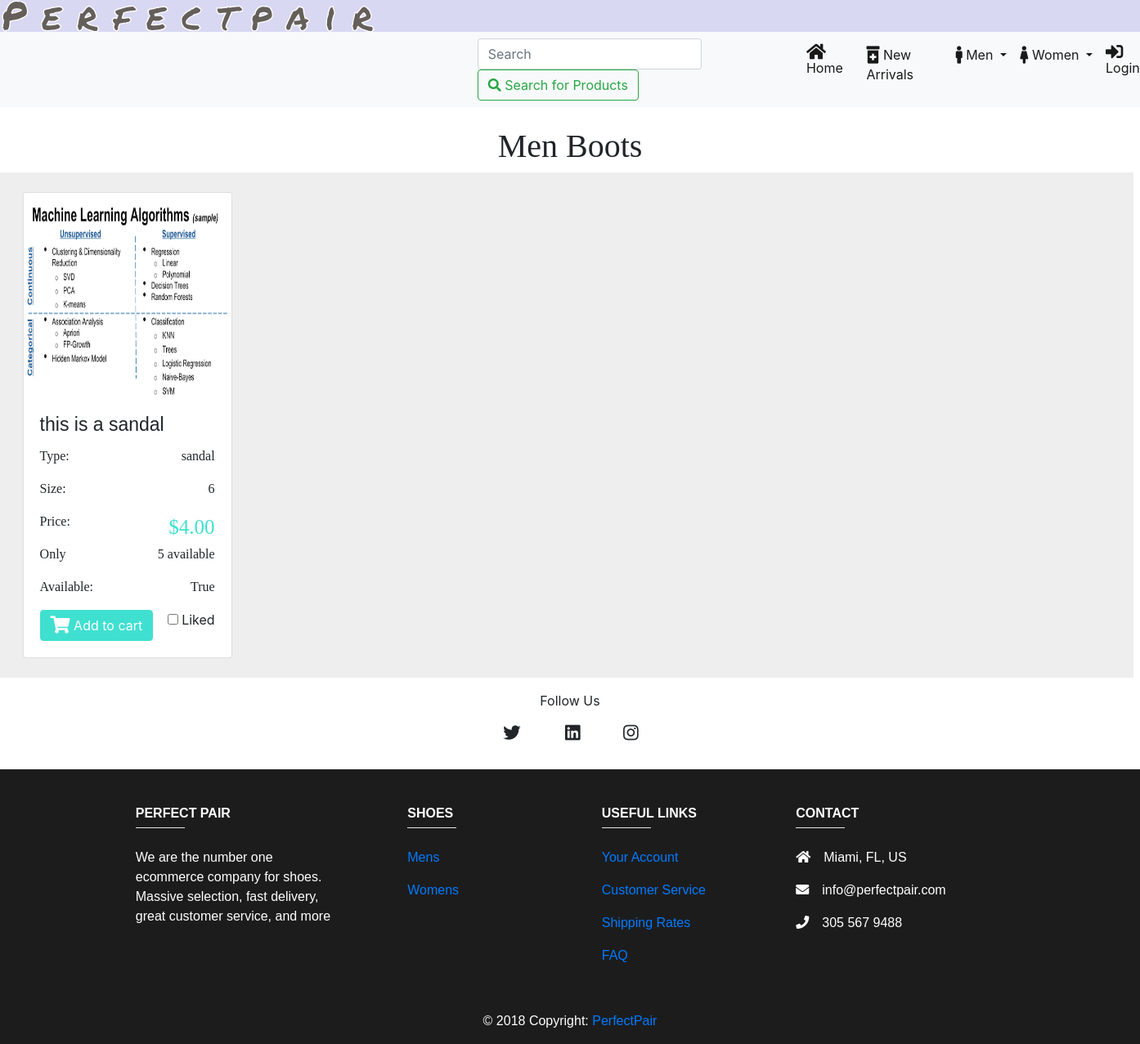
The app's page /shoe/men_sandals with its own data.
### shoe/models.py (models this page shows, shortened)
class Shoe(models.Model):
	name 			= models.CharField(max_length=30, default="Boosts")
	image 			= models.ImageField(upload_to='shoe/', blank=True, null=True)
	style 			= models.CharField(max_length=20, default="sneakers")
	size 			= models.IntegerField(default=10)
	color 			= models.CharField(max_length=20, default="blue")
	brand 			= models.CharField(max_length=20, default="Nike")
	price 			= models.DecimalField(max_digits=4, decimal_places=2, default=4.00)
	availability 	= models.BooleanField(default=True)
	new 			= models.BooleanField(default=True)
	stock 			= models.IntegerField(default=5)
	gender_choices 	= (
        ('M', 'Male'),
        ('F', 'Female'),
    )
	gender 			= models.CharField(max_length=1, choices=gender_choices, default="M")
	date 			= models.DateField(("Date"), default=datetime.date.today)
	like 			= models.BooleanField(default=False)

### shoe/views.py (the view)
# urls.py: path('men_sandals', views.men_sandals, name="men_sandals"),
def men_sandals(request):
	template = 'shoe/men_sandals.html'
	shoe_list = Shoe.objects.all()
	context = {
		'shoe_list': shoe_list,
	}
	return render(request, template, context)

### shoe/templates/shoe/men_sandals.html (shortened to what this page needs)
{% include "base.html" %}
{% load static %}
{% block content %}
<h1 class="title">Men Boots</h1>
        <div class='grid mr-2'>
            {% for shoe in shoe_list %}
                {% if shoe.style == 'sandal' and shoe.gender == 'M' %}
                    <div class="mb-4 mt-4 card text-left" style="width:16rem;">
                        <img src="{{shoe.image.url}}" class="card-img-top" style="width:254px; height:250px">
                        <div class="card-body" class="shadow-lg p-3 mb-5 bg-white rounded">
                            <h5 class="card-title">{{shoe.name}}</h5>
                            <p class="card-text ele-text">
                                <span>Type:</span>
                                <span style="float:right;">{{shoe.style}}</span>
                            </p>
                            <p class="card-text ele-text">
                                <span>Size: </span>
                                <span style="float:right;">{{shoe.size}}</span>
                            </p>
                            <p class="card-text ele-text">
                                <span>Price:</span>
                                <span
                                    style="float:right;color:turquoise; font-size: 25px!important;">${{shoe.price}}</span>
                            </p>
                            <p class="card-text ele-text">
                                <span>Only</span>
                                <span style="float:right">{{shoe.stock}} available</span>
                            </p>
                            <p class="card-text ele-text">
                                <span>Available: </span>
                                <span style="float:right">{{shoe.availability}}</span>
                            </p>
                            <div>
                                <a href="{% url 'shoe:cart_list' shoe_id=shoe.pk %}" class="btn btn-primary"
                                    style="background-color:turquoise; border-color: turquoise;" name='q1'>
                                    <i class="fas fa-shopping-cart fa-lg"></i>
                                    Add to cart</a>
                                <div style="float:right">
                                    <input id="apto" type="checkbox">
                                    <label for="apto">Liked</label>
                                </div>
                            </div>
                        </div>
                    </div>
                {% endif %}
            {% endfor %}
        </div>
{% include 'footer.html' %}
{% endblock %}

### static-storage/css/custom.css (style rules this page uses)
.card { display:inline-block; margin-right: 20px; position: relative; left: 150px; }

### shoe/templates/shoe/men_sandals.html (style rules this page uses)
.title { font-family: 'American Typewriter', serif; text-align: center }
.card-title { font-family: 'Comic sans MS', sans-serif; font-size: 23px; }
.grid { display: grid; grid-template-columns: repeat(5, 1fr); grid-gap: 10px; grid-auto-rows: minmax(10px, auto); background-color: rgb(238, 238, 238); }
.ele-text { font-family: 'American Typewriter', serif; }
.card { left: 10% !important; }

### records on screen
Shoe: image (picture), name "this is a sandal", style "sandal", size "6", price "4.00", stock "5", availability "True"
